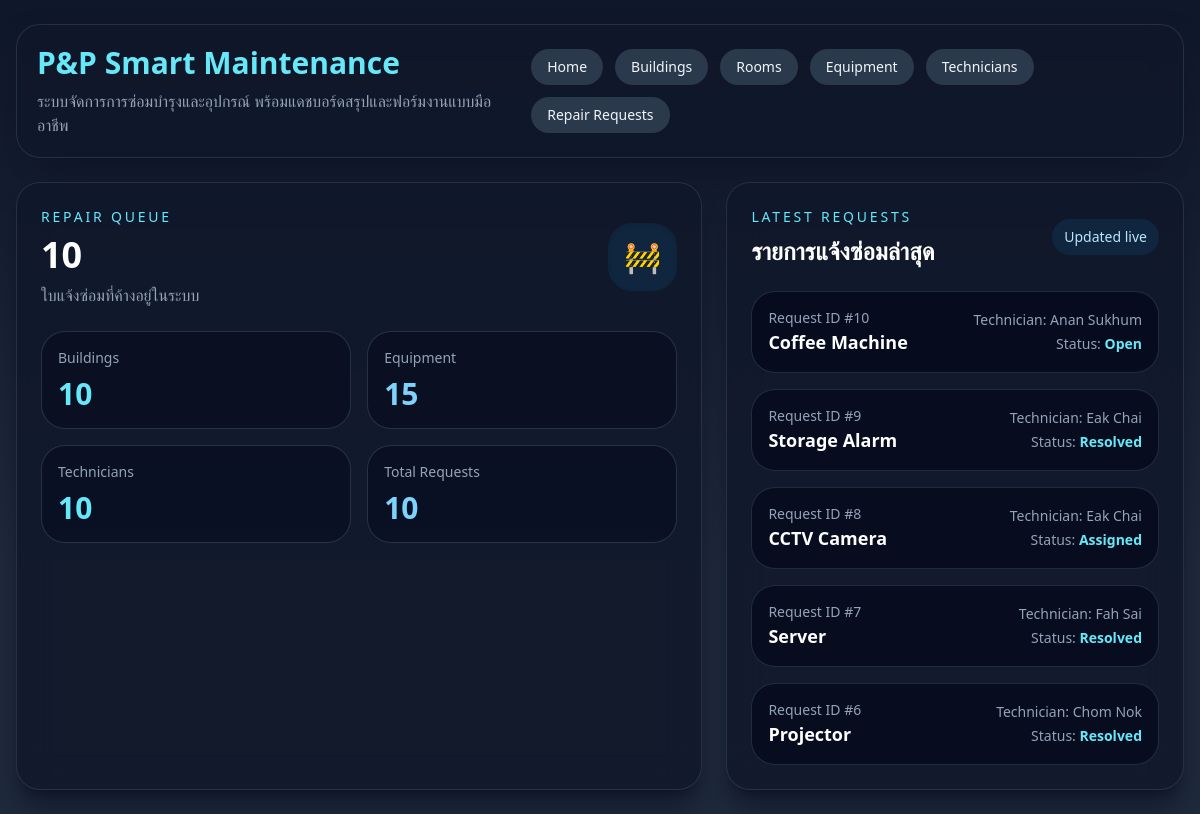
The page / on the database its author committed.
### tables this page shows
CREATE TABLE RepairRequest (
    request_id INTEGER PRIMARY KEY AUTOINCREMENT,
    equipment_id INTEGER NOT NULL,
    room_id INTEGER NOT NULL,
    building_id INTEGER NOT NULL,
    technician_id INTEGER,
    request_date TEXT NOT NULL,
    reported_by TEXT,
    problem_description TEXT,
    priority TEXT,
    status TEXT,
    resolution TEXT,
    completion_date TEXT,
    FOREIGN KEY(equipment_id) REFERENCES Equipment(equipment_id),
    FOREIGN KEY(room_id) REFERENCES Room(room_id),
    FOREIGN KEY(building_id) REFERENCES Building(building_id),
    FOREIGN KEY(technician_id) REFERENCES Technician(technician_id)
);

CREATE TABLE Equipment (
    equipment_id INTEGER PRIMARY KEY AUTOINCREMENT,
    room_id INTEGER NOT NULL,
    name TEXT NOT NULL,
    serial_number TEXT UNIQUE,
    category TEXT,
    purchase_date TEXT,
    status TEXT,
    FOREIGN KEY(room_id) REFERENCES Room(room_id)
);

### app.py (the view)
@app.route('/')
def home():
    pending_count, totals, latest_requests = get_dashboard_data()
    return render_template(
        'index.html',
        page='dashboard',
        pending_count=pending_count,
        totals=totals,
        latest_requests=latest_requests,
        nav_items=[
            ('building', 'Buildings'),
            ('room', 'Rooms'),
            ('equipment', 'Equipment'),
            ('technician', 'Technicians'),
            ('request', 'Repair Requests'),
        ],
    )

### app.py (called while the page is built)
def get_db_connection():
    conn = sqlite3.connect(DB_PATH)
    conn.row_factory = sqlite3.Row
    return conn

### templates/index.html (shortened to what this page needs)
<!DOCTYPE html>
<html lang="en">
<head>
  <script src="https://cdn.tailwindcss.com"></script>
</head>
<body class="min-h-screen text-slate-100">
  <div class="mx-auto max-w-screen-2xl px-4 py-6">
    <header class="mb-6 rounded-3xl border border-slate-700/60 bg-slate-900/80 p-5 shadow-2xl shadow-slate-950/40 glass">
      <div class="flex flex-col gap-6 md:flex-row md:items-center md:justify-between">
        <div>
          <h1 class="text-3xl font-semibold text-cyan-300">P&P Smart Maintenance</h1>
          <p class="mt-2 max-w-2xl text-slate-400">ระบบจัดการการซ่อมบำรุงและอุปกรณ์ พร้อมแดชบอร์ดสรุปและฟอร์มงานแบบมืออาชีพ</p>
        </div>
        <div class="flex flex-wrap gap-3">
          <a href="/" class="rounded-full bg-slate-700/80 px-4 py-2 text-sm font-medium text-slate-100 transition hover:bg-cyan-500/90">Home</a>
          {% for key, label in nav_items %}
          <a href="{{ url_for('manage_list', entity=key) }}" class="rounded-full bg-slate-700/80 px-4 py-2 text-sm font-medium text-slate-100 transition hover:bg-sky-500/90">{{ label }}</a>
          {% endfor %}
        </div>
      </div>
    </header>
    {% if page == 'dashboard' %}
    <section class="grid gap-6 lg:grid-cols-[1.5fr_1fr]">
      <div class="space-y-6 rounded-3xl border border-slate-700/60 bg-slate-900/80 p-6 glass shadow-xl shadow-slate-950/40">
        <div class="flex items-center justify-between gap-4">
          <div>
            <p class="text-sm uppercase tracking-[0.2em] text-cyan-300">Repair Queue</p>
            <h2 class="mt-2 text-4xl font-semibold text-white">{{ pending_count }}</h2>
            <p class="mt-2 text-slate-400">ใบแจ้งซ่อมที่ค้างอยู่ในระบบ</p>
          </div>
          <div class="rounded-3xl bg-sky-500/10 p-4 text-sky-300 shadow-inner shadow-slate-950/10">
            <span class="text-3xl">🚧</span>
          </div>
        </div>
        <div class="grid gap-4 sm:grid-cols-2">
          <div class="rounded-3xl border border-slate-700/70 bg-slate-950/40 p-4">
            <p class="text-sm text-slate-400">Buildings</p>
            <p class="mt-2 text-3xl font-semibold text-cyan-300">{{ totals.buildings }}</p>
          </div>
          <div class="rounded-3xl border border-slate-700/70 bg-slate-950/40 p-4">
            <p class="text-sm text-slate-400">Equipment</p>
            <p class="mt-2 text-3xl font-semibold text-sky-300">{{ totals.equipment }}</p>
          </div>
          <div class="rounded-3xl border border-slate-700/70 bg-slate-950/40 p-4">
            <p class="text-sm text-slate-400">Technicians</p>
            <p class="mt-2 text-3xl font-semibold text-cyan-300">{{ totals.technicians }}</p>
          </div>
          <div class="rounded-3xl border border-slate-700/70 bg-slate-950/40 p-4">
            <p class="text-sm text-slate-400">Total Requests</p>
            <p class="mt-2 text-3xl font-semibold text-sky-300">{{ totals.requests }}</p>
          </div>
        </div>
      </div>
      <div class="rounded-3xl border border-slate-700/60 bg-slate-900/80 p-6 glass shadow-xl shadow-slate-950/40">
        <div class="flex items-center justify-between gap-4">
          <div>
            <p class="text-sm uppercase tracking-[0.2em] text-cyan-300">Latest Requests</p>
            <h2 class="mt-2 text-2xl font-semibold text-white">รายการแจ้งซ่อมล่าสุด</h2>
          </div>
          <span class="rounded-3xl bg-sky-500/10 px-3 py-2 text-sm text-sky-200">Updated live</span>
        </div>
        <div class="mt-6 space-y-4">
          {% if latest_requests %}
            {% for item in latest_requests %}
            <div class="rounded-3xl border border-slate-700/60 bg-slate-950/60 p-4">
              <div class="flex flex-col gap-2 sm:flex-row sm:items-center sm:justify-between">
                <div>
                  <p class="text-sm text-slate-400">Request ID #{{ item.request_id }}</p>
                  <p class="text-lg font-semibold text-white">{{ item.equipment }}</p>
                </div>
                <div class="space-y-1 text-right">
                  <p class="text-sm text-slate-400">Technician: {{ item.technician }}</p>
                  <p class="text-sm text-slate-400">Status: <span class="font-semibold text-cyan-300">{{ item.status or 'Pending' }}</span></p>
                </div>
              </div>
            </div>
            {% endfor %}
          {% else %}
            <p class="text-slate-400">ไม่มีรายการแจ้งซ่อมล่าสุด</p>
          {% endif %}
        </div>
      </div>
    </section>
    {% endif %}
  </div>
</body>
</html>

### templates/index.html (style rules this page uses)
body { background: linear-gradient(180deg, #0f172a 0%, #1e293b 70%); }
.glass { background: rgba(15, 23, 42, 0.80); backdrop-filter: blur(18px); }

### rows shown on the page
RepairRequest: request_id "10", equipment "Coffee Machine", technician "Anan Sukhum", status "Open"
RepairRequest: request_id "9", equipment "Storage Alarm", technician "Eak Chai", status "Resolved"
RepairRequest: request_id "8", equipment "CCTV Camera", technician "Eak Chai", status "Assigned"
RepairRequest: request_id "7", equipment "Server", technician "Fah Sai", status "Resolved"
RepairRequest: request_id "6", equipment "Projector", technician "Chom Nok", status "Resolved"

### other values the page prints
{{ label }} "Buildings" "Rooms" "Equipment" "Technicians" "Repair Requests"
{{ pending_count }} "10"
{{ totals.buildings }} "10"
{{ totals.equipment }} "15"
{{ totals.technicians }} "10"
{{ totals.requests }} "10"
